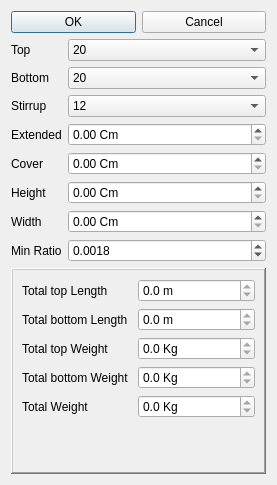
<?xml version="1.0" encoding="UTF-8"?>
<ui version="4.0">
 <class>Dialog</class>
 <widget class="QDialog" name="Dialog">
  <property name="geometry">
   <rect>
    <x>0</x>
    <y>0</y>
    <width>277</width>
    <height>485</height>
   </rect>
  </property>
  <property name="windowTitle">
   <string>Draw Rebars</string>
  </property>
  <property name="windowIcon">
   <iconset resource="../../osafe_py_widgets/resource.qrc">
    <normaloff>:/safe/osafe_images/osafe_rebar.svg</normaloff>:/safe/osafe_images/osafe_rebar.svg</iconset>
  </property>
  <layout class="QVBoxLayout" name="verticalLayout">
   <item>
    <layout class="QHBoxLayout" name="horizontalLayout">
     <item>
      <widget class="QPushButton" name="accept_pushbutton">
       <property name="text">
        <string>OK</string>
       </property>
       <property name="icon">
        <iconset resource="../../osafe_py_widgets/resource.qrc">
         <normaloff>:/safe/osafe_images/osafe_rebar.svg</normaloff>:/safe/osafe_images/osafe_rebar.svg</iconset>
       </property>
       <property name="iconSize">
        <size>
         <width>40</width>
         <height>40</height>
        </size>
       </property>
      </widget>
     </item>
     <item>
      <widget class="QPushButton" name="cancel_pushbutton">
       <property name="text">
        <string>Cancel</string>
       </property>
       <property name="icon">
        <iconset resource="../../osafe_py_widgets/resource.qrc">
         <normaloff>:/safe/osafe_images/cancel.png</normaloff>:/safe/osafe_images/cancel.png</iconset>
       </property>
       <property name="iconSize">
        <size>
         <width>40</width>
         <height>40</height>
        </size>
       </property>
      </widget>
     </item>
    </layout>
   </item>
   <item>
    <layout class="QFormLayout" name="formLayout">
     <item row="0" column="0">
      <widget class="QLabel" name="label_3">
       <property name="text">
        <string>Top</string>
       </property>
      </widget>
     </item>
     <item row="0" column="1">
      <widget class="QComboBox" name="top_rebar_diameter_combobox">
       <property name="currentIndex">
        <number>6</number>
       </property>
       <item>
        <property name="text">
         <string>8</string>
        </property>
       </item>
       <item>
        <property name="text">
         <string>10</string>
        </property>
       </item>
       <item>
        <property name="text">
         <string>12</string>
        </property>
       </item>
       <item>
        <property name="text">
         <string>14</string>
        </property>
       </item>
       <item>
        <property name="text">
         <string>16</string>
        </property>
       </item>
       <item>
        <property name="text">
         <string>18</string>
        </property>
       </item>
       <item>
        <property name="text">
         <string>20</string>
        </property>
       </item>
       <item>
        <property name="text">
         <string>22</string>
        </property>
       </item>
       <item>
        <property name="text">
         <string>25</string>
        </property>
       </item>
       <item>
        <property name="text">
         <string>28</string>
        </property>
       </item>
       <item>
        <property name="text">
         <string>30</string>
        </property>
       </item>
       <item>
        <property name="text">
         <string>33</string>
        </property>
       </item>
       <item>
        <property name="text">
         <string>36</string>
        </property>
       </item>
      </widget>
     </item>
     <item row="1" column="0">
      <widget class="QLabel" name="label_4">
       <property name="text">
        <string>Bottom</string>
       </property>
      </widget>
     </item>
     <item row="1" column="1">
      <widget class="QComboBox" name="bot_rebar_diameter_combobox">
       <property name="currentIndex">
        <number>6</number>
       </property>
       <item>
        <property name="text">
         <string>8</string>
        </property>
       </item>
       <item>
        <property name="text">
         <string>10</string>
        </property>
       </item>
       <item>
        <property name="text">
         <string>12</string>
        </property>
       </item>
       <item>
        <property name="text">
         <string>14</string>
        </property>
       </item>
       <item>
        <property name="text">
         <string>16</string>
        </property>
       </item>
       <item>
        <property name="text">
         <string>18</string>
        </property>
       </item>
       <item>
        <property name="text">
         <string>20</string>
        </property>
       </item>
       <item>
        <property name="text">
         <string>22</string>
        </property>
       </item>
       <item>
        <property name="text">
         <string>25</string>
        </property>
       </item>
       <item>
        <property name="text">
         <string>28</string>
        </property>
       </item>
       <item>
        <property name="text">
         <string>30</string>
        </property>
       </item>
       <item>
        <property name="text">
         <string>33</string>
        </property>
       </item>
       <item>
        <property name="text">
         <string>36</string>
        </property>
       </item>
      </widget>
     </item>
     <item row="2" column="0">
      <widget class="QLabel" name="label_5">
       <property name="text">
        <string>Stirrup </string>
       </property>
      </widget>
     </item>
     <item row="2" column="1">
      <widget class="QComboBox" name="stirrup_rebar_diameter_combobox">
       <property name="currentIndex">
        <number>2</number>
       </property>
       <item>
        <property name="text">
         <string>8</string>
        </property>
       </item>
       <item>
        <property name="text">
         <string>10</string>
        </property>
       </item>
       <item>
        <property name="text">
         <string>12</string>
        </property>
       </item>
       <item>
        <property name="text">
         <string>14</string>
        </property>
       </item>
       <item>
        <property name="text">
         <string>16</string>
        </property>
       </item>
       <item>
        <property name="text">
         <string>18</string>
        </property>
       </item>
       <item>
        <property name="text">
         <string>20</string>
        </property>
       </item>
       <item>
        <property name="text">
         <string>22</string>
        </property>
       </item>
       <item>
        <property name="text">
         <string>25</string>
        </property>
       </item>
       <item>
        <property name="text">
         <string>28</string>
        </property>
       </item>
       <item>
        <property name="text">
         <string>30</string>
        </property>
       </item>
       <item>
        <property name="text">
         <string>33</string>
        </property>
       </item>
       <item>
        <property name="text">
         <string>36</string>
        </property>
       </item>
      </widget>
     </item>
     <item row="4" column="0">
      <widget class="QLabel" name="label_6">
       <property name="text">
        <string>Cover</string>
       </property>
      </widget>
     </item>
     <item row="4" column="1">
      <widget class="QDoubleSpinBox" name="cover_spinbox">
       <property name="suffix">
        <string> Cm</string>
       </property>
      </widget>
     </item>
     <item row="5" column="0">
      <widget class="QLabel" name="label_8">
       <property name="text">
        <string>Height</string>
       </property>
      </widget>
     </item>
     <item row="5" column="1">
      <widget class="QDoubleSpinBox" name="height_spinbox">
       <property name="suffix">
        <string> Cm</string>
       </property>
       <property name="maximum">
        <double>1000.000000000000000</double>
       </property>
       <property name="singleStep">
        <double>5.000000000000000</double>
       </property>
      </widget>
     </item>
     <item row="6" column="0">
      <widget class="QLabel" name="label_10">
       <property name="text">
        <string>Width</string>
       </property>
      </widget>
     </item>
     <item row="6" column="1">
      <widget class="QDoubleSpinBox" name="width_spinbox">
       <property name="suffix">
        <string> Cm</string>
       </property>
       <property name="maximum">
        <double>1000.000000000000000</double>
       </property>
       <property name="singleStep">
        <double>5.000000000000000</double>
       </property>
      </widget>
     </item>
     <item row="8" column="0">
      <widget class="QLabel" name="label_9">
       <property name="text">
        <string>Min Ratio</string>
       </property>
      </widget>
     </item>
     <item row="8" column="1">
      <widget class="QDoubleSpinBox" name="impose_minimum_spinbox">
       <property name="suffix">
        <string/>
       </property>
       <property name="decimals">
        <number>4</number>
       </property>
       <property name="maximum">
        <double>1.000000000000000</double>
       </property>
       <property name="singleStep">
        <double>0.000100000000000</double>
       </property>
       <property name="value">
        <double>0.001800000000000</double>
       </property>
      </widget>
     </item>
     <item row="3" column="0">
      <widget class="QLabel" name="label_7">
       <property name="text">
        <string>Extended</string>
       </property>
      </widget>
     </item>
     <item row="3" column="1">
      <widget class="QDoubleSpinBox" name="extended_spinbox">
       <property name="suffix">
        <string> Cm</string>
       </property>
       <property name="maximum">
        <double>1000.000000000000000</double>
       </property>
       <property name="singleStep">
        <double>5.000000000000000</double>
       </property>
      </widget>
     </item>
    </layout>
   </item>
   <item>
    <widget class="QFrame" name="frame">
     <property name="frameShape">
      <enum>QFrame::WinPanel</enum>
     </property>
     <property name="frameShadow">
      <enum>QFrame::Raised</enum>
     </property>
     <layout class="QFormLayout" name="formLayout_3">
      <item row="0" column="0">
       <widget class="QLabel" name="label_11">
        <property name="text">
         <string>Total top Length </string>
        </property>
       </widget>
      </item>
      <item row="0" column="1">
       <widget class="QDoubleSpinBox" name="total_top_length_spinbox">
        <property name="readOnly">
         <bool>true</bool>
        </property>
        <property name="suffix">
         <string> m</string>
        </property>
        <property name="decimals">
         <number>1</number>
        </property>
        <property name="maximum">
         <double>100000.000000000000000</double>
        </property>
       </widget>
      </item>
      <item row="1" column="0">
       <widget class="QLabel" name="label_12">
        <property name="text">
         <string>Total bottom Length </string>
        </property>
       </widget>
      </item>
      <item row="1" column="1">
       <widget class="QDoubleSpinBox" name="total_bot_length_spinbox">
        <property name="readOnly">
         <bool>true</bool>
        </property>
        <property name="suffix">
         <string> m</string>
        </property>
        <property name="decimals">
         <number>1</number>
        </property>
        <property name="maximum">
         <double>100000.000000000000000</double>
        </property>
       </widget>
      </item>
      <item row="2" column="0">
       <widget class="QLabel" name="label_13">
        <property name="text">
         <string>Total top Weight </string>
        </property>
       </widget>
      </item>
      <item row="2" column="1">
       <widget class="QDoubleSpinBox" name="total_top_weight_spinbox">
        <property name="readOnly">
         <bool>true</bool>
        </property>
        <property name="suffix">
         <string> Kg</string>
        </property>
        <property name="decimals">
         <number>1</number>
        </property>
        <property name="maximum">
         <double>100000.000000000000000</double>
        </property>
       </widget>
      </item>
      <item row="3" column="0">
       <widget class="QLabel" name="label_14">
        <property name="text">
         <string>Total bottom Weight </string>
        </property>
       </widget>
      </item>
      <item row="3" column="1">
       <widget class="QDoubleSpinBox" name="total_bot_weight_spinbox">
        <property name="readOnly">
         <bool>true</bool>
        </property>
        <property name="suffix">
         <string> Kg</string>
        </property>
        <property name="decimals">
         <number>1</number>
        </property>
        <property name="maximum">
         <double>100000.000000000000000</double>
        </property>
       </widget>
      </item>
      <item row="4" column="0">
       <widget class="QLabel" name="label_15">
        <property name="text">
         <string>Total Weight </string>
        </property>
       </widget>
      </item>
      <item row="4" column="1">
       <widget class="QDoubleSpinBox" name="total_weight_spinbox">
        <property name="readOnly">
         <bool>true</bool>
        </property>
        <property name="suffix">
         <string> Kg</string>
        </property>
        <property name="decimals">
         <number>1</number>
        </property>
        <property name="maximum">
         <double>100000.000000000000000</double>
        </property>
       </widget>
      </item>
     </layout>
    </widget>
   </item>
  </layout>
 </widget>
 <resources>
  <include location="../../osafe_py_widgets/resource.qrc"/>
 </resources>
 <connections/>
</ui>
